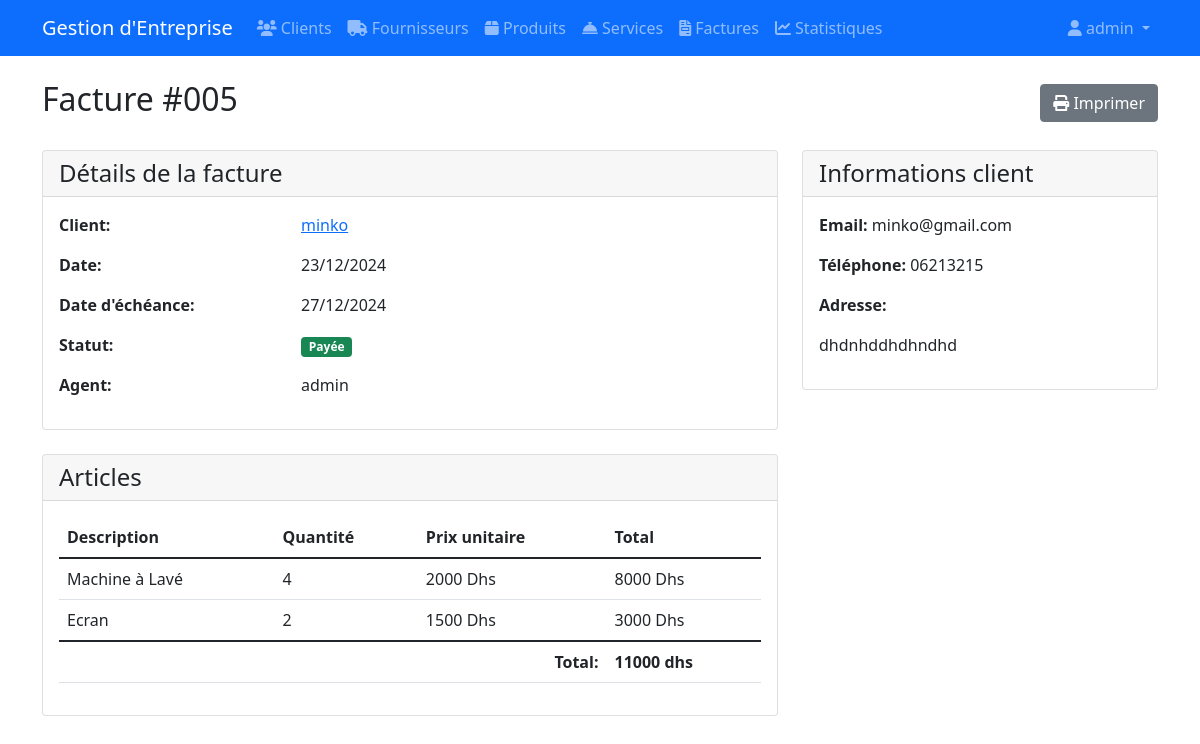
Page /finance/invoices/6/ (signed in) on the committed database.
### finance/models.py (models this page shows, shortened)
class Invoice(models.Model):
    STATUS_CHOICES = [
        ('draft', 'Brouillon'),
        ('sent', 'Envoyée'),
        ('paid', 'Payée'),
        ('cancelled', 'Annulée'),
    ]
    invoice_number = models.CharField(max_length=50, unique=True)
    client = models.ForeignKey(Client, on_delete=models.CASCADE)
    agent = models.ForeignKey(User, on_delete=models.CASCADE)
    date = models.DateField()
    due_date = models.DateField()
    status = models.CharField(max_length=20, choices=STATUS_CHOICES, default='draft')
    notes = models.TextField(blank=True)
    created_at = models.DateTimeField(auto_now_add=True)
    updated_at = models.DateTimeField(auto_now=True)
    def get_total(self):
        return sum(item.get_total() for item in self.items.all())
    class Meta:
        ordering = ['-date']
        verbose_name = "Facture"
        verbose_name_plural = "Factures"

class InvoiceItem(models.Model):
    invoice = models.ForeignKey(Invoice, related_name='items', on_delete=models.CASCADE)
    product = models.ForeignKey(Product, on_delete=models.SET_NULL, null=True, blank=True)
    service = models.ForeignKey(Service, on_delete=models.SET_NULL, null=True, blank=True)
    description = models.CharField(max_length=255)
    quantity = models.DecimalField(max_digits=10, decimal_places=2)
    unit_price = models.DecimalField(max_digits=10, decimal_places=2)
    def get_total(self):
        return self.quantity * self.unit_price
    class Meta:
        verbose_name = "Ligne de facture"
        verbose_name_plural = "Lignes de facture"

### crm/models.py (models this page shows, shortened)
class Client(models.Model):
    STATUT_CHOICES = [
        ('prospect', 'Prospect'),
        ('client_actif', 'Client Actif'),
        ('client_inactif', 'Client Inactif'),
    ]
    name = models.CharField(max_length=200, verbose_name="Nom")
    email = models.EmailField(verbose_name="Email")
    phone = models.CharField(max_length=20, verbose_name="Téléphone")
    address = models.TextField(verbose_name="Adresse")
    entreprise = models.CharField(max_length=200, blank=True, null=True)
    statut = models.CharField(max_length=20, choices=STATUT_CHOICES, default='prospect')
    created_at = models.DateTimeField(auto_now_add=True)
    updated_at = models.DateTimeField(auto_now=True)
    class Meta:
        ordering = ['-created_at']
        verbose_name = "Client"
        verbose_name_plural = "Clients"

### finance/views.py (the view)
# urls.py: path('invoices/<int:pk>/', finance_views.invoice_detail, name='invoice_detail'),
@login_required
def invoice_detail(request, pk):
    invoice = get_object_or_404(Invoice, pk=pk)
    return render(request, 'finance/invoice_detail.html', {'invoice': invoice})

### templates/finance/invoice_detail.html (shortened to what this page needs)
{% extends 'base.html' %}
{% block content %}
<div class="d-flex justify-content-between align-items-center mb-4">
    <h2>Facture #{{ invoice.invoice_number }}</h2>
    <div>
        <a href="{% url 'invoice_print' invoice.pk %}" class="btn btn-secondary">
            <i class="fas fa-print"></i> Imprimer
        </a>
    </div>
</div>
<div class="row">
    <div class="col-md-8">
        <div class="card">
            <div class="card-header">
                <h4 class="mb-0">Détails de la facture</h4>
            </div>
            <div class="card-body">
                <div class="row mb-3">
                    <div class="col-md-4">
                        <strong>Client:</strong>
                    </div>
                    <div class="col-md-8">
                        <a href="{% url 'client_detail' invoice.client.pk %}">{{ invoice.client.name }}</a>
                    </div>
                </div>
                <div class="row mb-3">
                    <div class="col-md-4">
                        <strong>Date:</strong>
                    </div>
                    <div class="col-md-8">
                        {{ invoice.date|date:"d/m/Y" }}
                    </div>
                </div>
                <div class="row mb-3">
                    <div class="col-md-4">
                        <strong>Date d'échéance:</strong>
                    </div>
                    <div class="col-md-8">
                        {{ invoice.due_date|date:"d/m/Y" }}
                    </div>
                </div>
                <div class="row mb-3">
                    <div class="col-md-4">
                        <strong>Statut:</strong>
                    </div>
                    <div class="col-md-8">
                        <span class="badge {% if invoice.status == 'paid' %}bg-success
                                   {% elif invoice.status == 'sent' %}bg-info
                                   {% elif invoice.status == 'cancelled' %}bg-danger
                                   {% else %}bg-warning{% endif %}">
                            {{ invoice.get_status_display }}
                        </span>
                    </div>
                </div>
                <div class="row mb-3">
                    <div class="col-md-4">
                        <strong>Agent:</strong>
                    </div>
                    <div class="col-md-8">
                        {{ invoice.agent.username }}
                    </div>
                </div>
            </div>
        </div>
        <div class="card mt-4">
            <div class="card-header">
                <h4 class="mb-0">Articles</h4>
            </div>
            <div class="card-body">
                <div class="table-responsive">
                    <table class="table">
                        <thead>
                            <tr>
                                <th>Description</th>
                                <th>Quantité</th>
                                <th>Prix unitaire</th>
                                <th>Total</th>
                            </tr>
                        </thead>
                        <tbody>
                            {% for item in invoice.items.all %}
                            <tr>
                                <td>{{ item.description }}</td>
                                <td>{{ item.quantity|floatformat:0 }}</td>
                                <td>{{ item.unit_price|floatformat:0 }} Dhs</td>
                                <td>{{ item.get_total|floatformat:0 }} Dhs</td>
                            </tr>
                            {% endfor %}
                        </tbody>
                        <tfoot>
                            <tr>
                                <td colspan="3" class="text-end"><strong>Total:</strong></td>
                                <td><strong>{{ invoice.get_total|floatformat:0 }} dhs</strong></td>
                            </tr>
                        </tfoot>
                    </table>
                </div>
            </div>
        </div>
    </div>
    <div class="col-md-4">
        <div class="card">
            <div class="card-header">
                <h4 class="mb-0">Informations client</h4>
            </div>
            <div class="card-body">
                <p><strong>Email:</strong> {{ invoice.client.email }}</p>
                <p><strong>Téléphone:</strong> {{ invoice.client.phone }}</p>
                <p><strong>Adresse:</strong><br>{{ invoice.client.address|linebreaks }}</p>
            </div>
        </div>
    </div>
</div>
{% endblock %}

### templates/base.html (shortened to what this page needs)
<!DOCTYPE html>
<html lang="fr">
<head>
    <link href="https://cdn.jsdelivr.net/npm/bootstrap@5.1.3/dist/css/bootstrap.min.css" rel="stylesheet">
    <link href="https://cdnjs.cloudflare.com/ajax/libs/font-awesome/6.0.0/css/all.min.css" rel="stylesheet">
</head>
<body>
    <nav class="navbar navbar-expand-lg navbar-dark bg-primary">
        <div class="container">
            <a class="navbar-brand" href="{% url 'dashboard' %}">Gestion d'Entreprise</a>
            <div class="collapse navbar-collapse" id="navbarNav">
                {% if user.is_authenticated %}
                <ul class="navbar-nav">
                    <li class="nav-item">
                        <a class="nav-link" href="{% url 'client_list' %}">
                            <i class="fas fa-users"></i> Clients
                        </a>
                    </li>
                    <li class="nav-item">
                        <a class="nav-link" href="{% url 'supplier_list' %}">
                            <i class="fas fa-truck"></i> Fournisseurs
                        </a>
                    </li>
                    <li class="nav-item">
                        <a class="nav-link" href="{% url 'product_list' %}">
                            <i class="fas fa-box"></i> Produits
                        </a>
                    </li>
                    <li class="nav-item">
                        <a class="nav-link" href="{% url 'service_list' %}">
                            <i class="fas fa-concierge-bell"></i> Services
                        </a>
                    </li>
                    <li class="nav-item">
                        <a class="nav-link" href="{% url 'invoice_list' %}">
                            <i class="fas fa-file-invoice"></i> Factures
                        </a>
                    </li>
                    <li class="nav-item">
                        <a class="nav-link" href="{% url 'finance_statistics' %}">
                            <i class="fas fa-chart-line"></i> Statistiques
                        </a>
                    </li>
                </ul>
                <ul class="navbar-nav ms-auto">
                    <li class="nav-item dropdown">
                        <a class="nav-link dropdown-toggle" href="#" id="navbarDropdown" role="button" data-bs-toggle="dropdown">
                            <i class="fas fa-user"></i> {{ user.username }}
                        </a>
                    </li>
                </ul>
                {% endif %}
            </div>
        </div>
    </nav>
    <div class="container mt-4">
        {% block content %}{% endblock %}
    </div>
</body>
</html>

### rows in the picture
Invoice: invoice_number "005", client.name "minko", date "23/12/2024", due_date "27/12/2024", status "Payée", agent.username "admin", get_total "11000", client.email "minko@gmail.com", client.phone "06213215", client.address "dhdnhddhdhndhd"
InvoiceItem: description "Machine à Lavé", quantity "4", unit_price "2000", get_total "8000"
InvoiceItem: description "Ecran", quantity "2", unit_price "1500", get_total "3000"

### other values in the picture
{{ user.username }} "admin"
